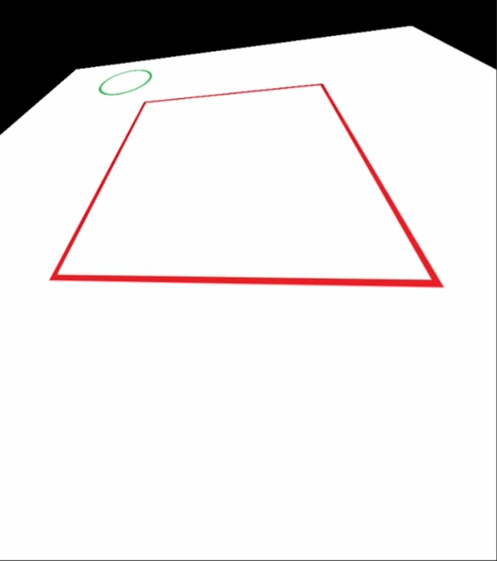
#> input picture images/warp.png, 497 x 561 px
$ python chap18.py
#> lines starting #> are read from the running program, lines starting #| are printed output that depends on the picture
# How to change the perpective of an image using OpenCV
import cv2 as cv
import numpy as np

img = cv.imread(r'images/warp.png')
#> img is the input picture: shape (561, 497, 3); mean B, G, R 224.5, 224.4, 227.4


print(img.shape)
#| (561, 497, 3)


# Definig the points for perspective transformation
p1 = np.float32([[145, 101], [50, 279] , [322, 84],  [442, 287]])

width , hight = 497 , 561


p2 = np.float32([[0, 0], [0, hight], [width, 0], [width, hight]])


matrix = cv.getPerspectiveTransform(p1, p2)

result = cv.warpPerspective(img, matrix, (width, hight))
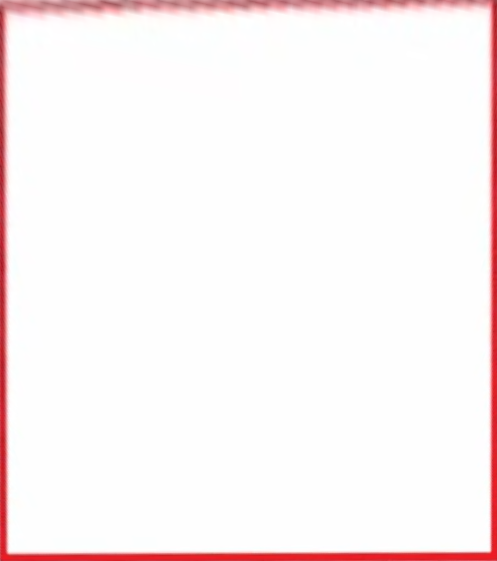
#> result: shape (561, 497, 3); mean B, G, R 244, 243.6, 251.6
cv.imshow("Result", result)


#  Write the result image

cv.imwrite('images/warp_result.png', result)


cv.waitKey(0)
cv.destroyAllWindows()
